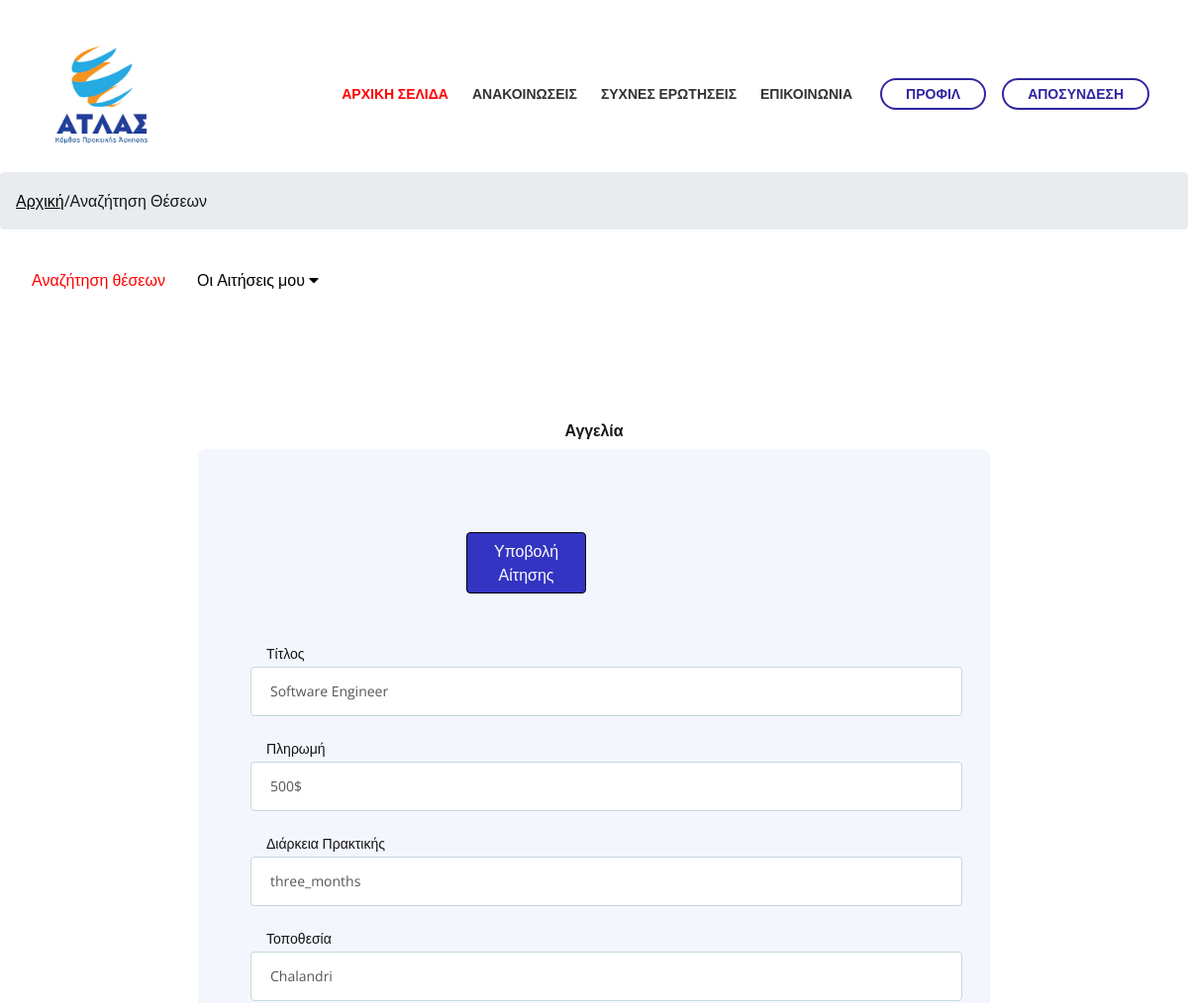
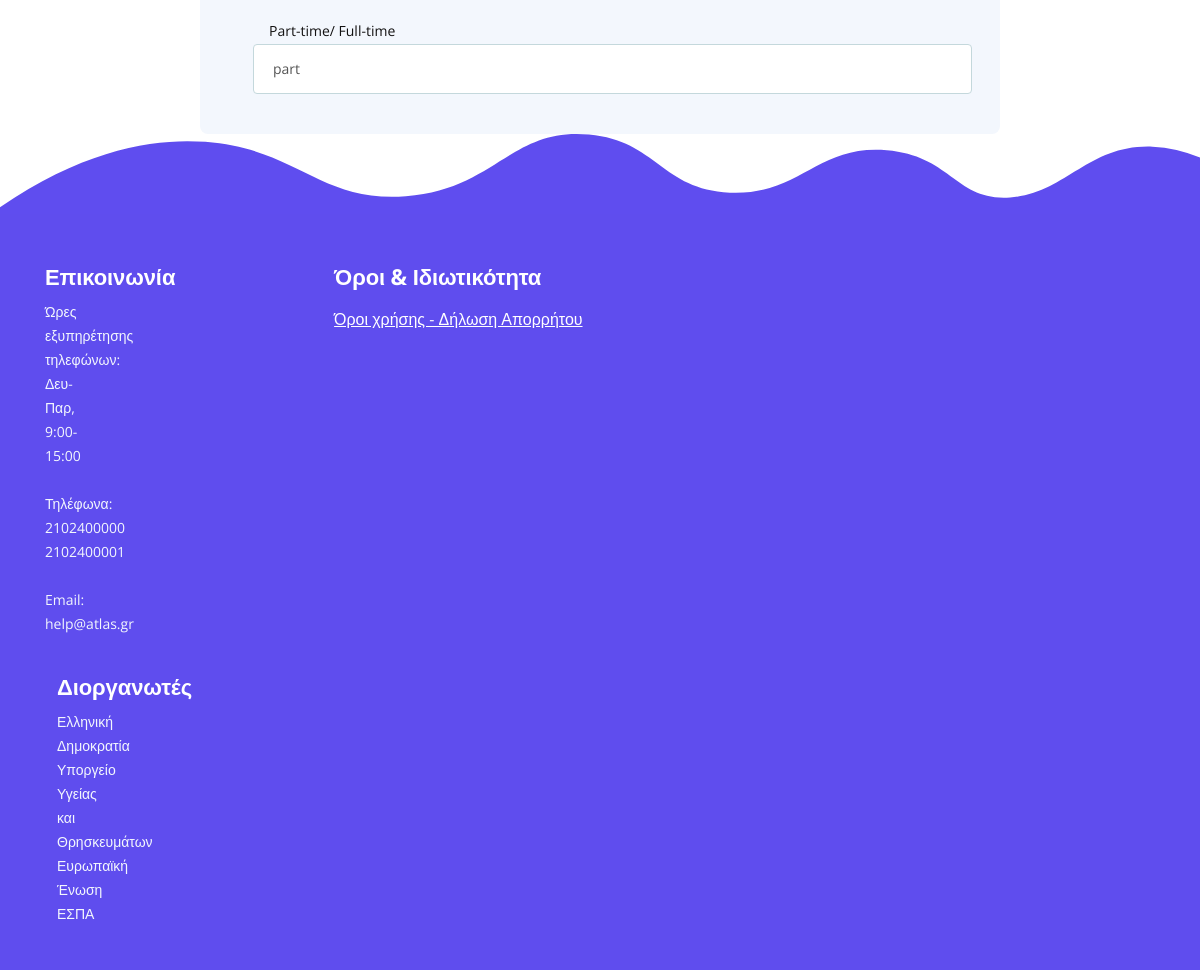
/advertinfo.php?id=6 (signed in), run on the app's committed database (2 pictures, top to bottom).
### tables this page shows
CREATE TABLE `advert` (
  `id_of_ad` int(11) NOT NULL,
  `department` varchar(50) NOT NULL,
  `ad_position` varchar(50) NOT NULL,
  `payment` varchar(10) NOT NULL,
  `duration` varchar(50) NOT NULL,
  `full_part` varchar(50) NOT NULL,
  `loc` varchar(50) NOT NULL,
  `id_of_fy` int(11) NOT NULL
);

### web/advertinfo.php (the view, shortened to what this page needs)
<?php
    require_once './php/connect.php';
    if(isset($_SESSION['id'])){
        $gotid = $_GET['id'];
        $myad = mysqli_query($conn, "SELECT * FROM advert WHERE id_of_ad=$gotid");
        $arr = mysqli_fetch_array($myad);
    }
?>
<!DOCTYPE html>
<html lang="en">
<head>
    <link href="css/bootstrap.css" rel="stylesheet">
    <link href="css/fontawesome-all.css" rel="stylesheet">
    <link href="css/swiper.css" rel="stylesheet">
	<link href="css/magnific-popup.css" rel="stylesheet">
	<link href="css/styles.css" rel="stylesheet">
</head>
<body data-spy="scroll" data-target=".fixed-top">
    <nav class="navbar navbar-expand-lg navbar-dark navbar-custom fixed-top">
        <div class="container">
            <a class="navbar-brand logo-image" href="index.php"><img src="images/atlas_logo.png" alt="ATLAS logo"></a>
            <div class="collapse navbar-collapse" id="navbarsExampleDefault">
                <ul class="navbar-nav ml-auto">
                    <li class="nav-item">
                        <a class="nav-link page-scroll active" href="index.php">ΑΡΧΙΚΗ ΣΕΛΙΔΑ</a>
                    </li>
                    <?php
                    if( isset($_SESSION['email']))
                    { ?>
                        <li class="nav-item">
                            <a class="nav-link page-scroll" href="announcements.php">ΑΝΑΚΟΙΝΩΣΕΙΣ</a>
                        </li>
                    <?php
                    } else {
                    ?>
                        <li class="nav-item">
                            <a class="nav-link page-scroll" href="announcements.php">ΑΝΑΚΟΙΝΩΣΕΙΣ</a>
                        </li>
                    <?php
                    }
                    ?>
                    <li class="nav-item">
                        <a class="nav-link page-scroll" href="faq.php">ΣΥΧΝΕΣ ΕΡΩΤΗΣΕΙΣ</a>
                    </li>
                    <li class="nav-item">
                        <a class="nav-link page-scroll" href="communication.php">ΕΠΙΚΟΙΝΩΝΙΑ</a>
                    </li>
                </ul>
                <span class="nav-item" >
                    <a class="btn-outline-sm" id="edit-profile-btn" href="php/edit-profileistudent.php">ΠΡΟΦΙΛ</a>
                </span>
                <span class="nav-item" >
                    <a class="btn-outline-sm" id="disconnect-btn" href="php/disconnect.php">ΑΠΟΣΥΝΔΕΣΗ</a>
                </span>
            </div>
        </div>
    </nav>
    <ul class="breadcrumb">
        <li><a href="index.php">Αρχική </a></li>
        <li><div class="breadcrumb-item">/</div>
        <li> Αναζήτηση Θέσεων</li>
    </ul>
    <div class="navbar2 nav-link active">
        <a href="student-page.php" style="color:rgb(255, 0, 0);">Αναζήτηση θέσεων</a>
        <div class="subnav2 active">
            <button class="subnavbtn">Οι Αιτήσεις μου <i class="fa fa-caret-down"></i></button>
        </div>
    </div>
    <header id="header" class="ex-2-header">
                    <h6> Αγγελία</h6>
                    <div class="form-container">
                                <div class="step-colAd" style="left:180px">
                                <a href="student-app.php?id=<?php echo $arr[0];?>"><button class="btn width-80 btn-next ml-auto btn-next">Υποβολή Αίτησης</button><a>
                                </div>
                        <div class="form-group">
                                <label class="label-above" for="number">Τίτλος</label>
                                <label class="label-control" for="name-lastname"> <?php echo $arr[2]; ?> </label>
                                <input type="text" class="form-control-input" name="position"  readonly>
                            </div>
                            <div class="form-group">
                                <label class="label-above" for="number">Πληρωμή</label>
                                <label class="label-control" for="name-lastname"> <?php echo $arr[3]; ?> </label>
                                <input type="text" class="form-control-input" name="payment"  readonly>
                            </div>
                            <div class="form-group">
                                <label class="label-above" for="number">Διάρκεια Πρακτικής</label>
                                <label class="label-control" for="name-lastname"> <?php echo $arr[4]; ?> </label>
                                <input type="text" class="form-control-input" name="duration"  readonly>
                            </div>
                            <div class="form-group">
                                <label class="label-above" for="number">Τοποθεσία</label>
                                <label class="label-control" for="name-lastname"> <?php echo $arr[6]; ?> </label>
                                <input type="text" class="form-control-input" name="loc"  readonly>
                            </div>
                            <div class="form-group">
                                <label class="label-above" for="number">Part-time/ Full-time</label>
                                <label class="label-control" for="name-lastname"> <?php echo $arr[5]; ?> </label>
                                <input type="text" class="form-control-input" name="full_part"  readonly>
                            </div>
                    </div>
    </header>
    <div class="footer">
        <div class="container">
            <div class="row">
                <div class="col-md-4">
                    <div class="footer-col first">
                        <h4>Επικοινωνία</h4>
                        <p class="p-small">
                            Ώρες εξυπηρέτησης τηλεφώνων: </br>
                             Δευ-Παρ, 9:00-15:00 </br> </br>
                            Τηλέφωνα: </br>
                            2102400000 </br>
                            2102400001 </br> </br>
                            Email: help@atlas.gr
                        </p>
                    </div>
                </div>
                <div class="col-md-4">
                    <div class="footer-col middle">
                        <h4>Διοργανωτές</h4>
                        <p class="p-small">
                           Ελληνική Δημοκρατία </br>
                           Υποργείο Υγείας και Θρησκευμάτων </br>
                           Ευρωπαϊκή Ένωση </br>
                           ΕΣΠΑ </br>
                        </p>
                    </div>
                </div>
                <div class="col-md-4">
                    <div class="footer-col middle">
                        <h4>Όροι & Ιδιωτικότητα</h4>
                        <p class="p-small">
                            <div class="media-body"><a class="white" href="">Όροι χρήσης - Δήλωση Απορρήτου</a></div>
                        </p>
                    </div>
                </div>
            </div>
        </div>
    </div>
</body>
</html>

### web/css/styles.css (style rules this page uses)
body, html { width: 100%; height: 100%; }
body, p { color: black; font: 400 1rem/1.625rem "Open Sans", sans-serif; background-color: white; }
.p-small { font: 400 0.875rem/1.5rem "Open Sans", sans-serif; }
h4 { color: #333; font: 700 1.375rem/1.75rem "Open Sans", sans-serif; letter-spacing: -0.1px; }
h6 { color: rgb(25, 25, 25); font: 700 1rem/1.375rem "Open Sans", sans-serif; letter-spacing: -0.1px; }
a { color: rgb(0, 0, 0); text-decoration: underline; }
.btn-outline-sm { display: inline-block; padding: 0.875rem 1.5rem 0.875rem 1.5rem; border: 0.125rem solid #5f4dee; border-radius: 2rem; background-color: transparent; color: #5f4dee; font: 700 0.875rem/0 "Open Sans", sans-serif; text-decoration: none; transition: all 0.2s; }
.form-group { position: relative; margin-bottom: 1.25rem; margin-left: 25px; }
.label-control { position: absolute; top: 0.87rem; left: 1.25rem; color: #555; opacity: 1; font: 400 0.875rem/1.375rem "Open Sans", sans-serif; cursor: text; transition: all 0.2s ease; }
.label-above { position: absolute; top: -1.5rem; left: 1rem; color: rgb(19, 18, 18); opacity: 1; font: 400 0.875rem/1.375rem "Open Sans", sans-serif; cursor: text; transition: all 0.2s ease; }
.form-control-input, .form-control-select { display: block; width: 100%; padding-top: 1.0625rem; padding-bottom: 0.0625rem; padding-left: 1.25rem; border: 1px solid #c4d8dc; border-radius: 0.25rem; background-color: #fff; color: #555; font: 400 0.875rem/1.875rem "Open Sans", sans-serif; transition: all 0.2s; -webkit-appearance: compatibility; }
.navbar-custom { background-color: #5f4dee; box-shadow: 0 0.0625rem 0.375rem 0 rgba(0, 0, 0, 0.1); font: 700 0.875rem/0.875rem "Open Sans", sans-serif; transition: all 0.2s; }
.navbar-custom .container { max-width: 87.5rem; }
.navbar-custom .navbar-brand.logo-image img { width: 7rem; height: 7rem; }
.navbar-custom .navbar-nav { margin-top: 0.75rem; margin-bottom: 0.5rem; }
.navbar-custom .nav-item .nav-link { padding: 0.625rem 0.75rem 0.625rem 0.75rem; color: rgb(0, 0, 0); opacity: 0.8; text-decoration: none; transition: all 0.2s ease; }
.navbar-custom .nav-item .nav-link:hover, .navbar-custom .nav-item .nav-link.active { color: rgb(255, 0, 0); opacity: 1; }
.navbar2 { overflow: hidden; }
.navbar2 a { float: left; font-size: 16px; color: rgb(0, 0, 0); text-align: center; padding: 14px 16px; text-decoration: none; }
.subnav2 { float: left; overflow: hidden; }
.subnav2 .subnavbtn { font-size: 16px; border: none; outline: none; color: rgb(0, 0, 0); padding: 14px 16px; background-color: inherit; font-family: inherit; margin: 0; }
.navbar-custom .nav-item .btn-outline-sm { margin-top: 0.25rem; margin-bottom: 1.375rem; margin-left: 0.5rem; border: 0.125rem solid #3026a2; color: #3026a2; }
.footer-frame { width: 100%; height: 1.5rem; }
.footer { padding-top: 3rem; padding-bottom: 0.5rem; background-color: #5f4dee; bottom: 0px; right: 0px; left: 0px; position: relative; }
.footer .footer-col { margin-bottom: 2.25rem; }
.footer h4 { margin-bottom: 0.625rem; color: #fff; }
.footer .list-unstyled, .footer p { color: #f3f7fd; background-color: #5f4dee; }
.ex-2-header { padding-top: 5rem; background-color: #ffffff; text-align: center; min-height: 100vh; }
a.white { color: rgb(255, 255, 255); }
.ex-2-header .form-container { max-width: 50rem; margin-right: auto; margin-left: auto; padding: 2.25rem 1.25rem 1.25rem 1.25rem; border-radius: 0.5rem; background-color: #f3f7fd; }
@media (min-width: 768px) { .footer-frame { height: 5rem; } }
@media (min-width: 768px) { .ex-2-header { padding-top: 5rem; } }
@media (min-width: 768px) { .ex-2-header .form-container { padding: 2.25rem 1.75rem 1.25rem 1.75rem; } }
@media (min-width: 992px) { .navbar-custom { padding: 2.125rem 1.5rem 2.125rem 2rem; background: transparent; box-shadow: none; } }
@media (min-width: 992px) { .navbar-custom .navbar-nav { margin-top: 0; margin-bottom: 0; } }
@media (min-width: 992px) { .navbar-custom .nav-item .nav-link { padding: 0.25rem 0.75rem 0.25rem 0.75rem; } }
@media (min-width: 992px) { .navbar-custom .nav-item .nav-link:hover, .navbar-custom .nav-item .nav-link.active { opacity: 1; } }
@media (min-width: 992px) { .navbar-custom .nav-item .btn-outline-sm { margin-top: 0; margin-bottom: 0; margin-left: 1rem; } }
@media (min-width: 1200px) { .footer .footer-col.first { margin-right: 1.5rem; } }
@media (min-width: 1200px) { .footer .footer-col.middle { margin-right: 0.75rem; margin-left: 0.75rem; } }

### data on the page
advert: ad_position "Software Engineer", payment "500$", duration "three_months", loc "Chalandri", full_part "part"
